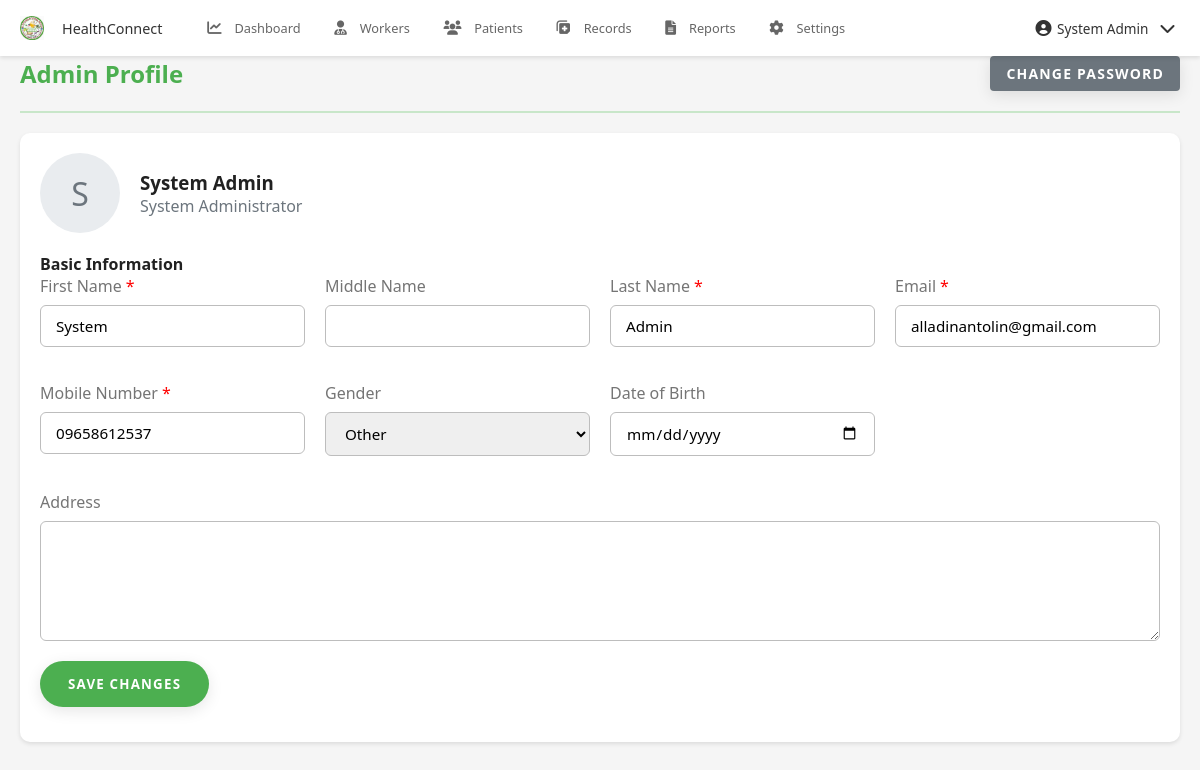
Screenshot of /pages/admin/profile.php (signed in) with the database file from the repository.
### tables this page shows
CREATE TABLE `users` (
  `user_id` int(11) NOT NULL,
  `role_id` int(11) DEFAULT NULL,
  `username` varchar(50) NOT NULL,
  `email` varchar(100) NOT NULL,
  `password` varchar(255) NOT NULL,
  `mobile_number` varchar(20) DEFAULT NULL,
  `first_name` varchar(100) NOT NULL,
  `middle_name` varchar(100) DEFAULT NULL,
  `last_name` varchar(100) NOT NULL,
  `gender` enum('Male','Female','Other') DEFAULT NULL,
  `date_of_birth` date DEFAULT NULL,
  `address` text DEFAULT NULL,
  `profile_picture` varchar(255) DEFAULT NULL,
  `is_active` tinyint(1) DEFAULT 1,
  `last_login` datetime DEFAULT NULL,
  `otp` varchar(6) DEFAULT NULL,
  `otp_expiry` datetime DEFAULT NULL,
  `created_at` timestamp NOT NULL DEFAULT current_timestamp(),
  `updated_at` timestamp NOT NULL DEFAULT current_timestamp() ON UPDATE current_timestamp()
);

### pages/admin/profile.php (the view, shortened to what this page needs)
<?php
$database = new Database();
$conn = $database->getConnection();
try {
    $user_query = "SELECT u.* FROM users u
                  JOIN user_roles r ON u.role_id = r.role_id
                  WHERE u.user_id = :user_id AND r.role_name = 'admin'";
    $stmt = $conn->prepare($user_query);
    $stmt->execute([':user_id' => $_SESSION['user_id']]);
    $user = $stmt->fetch(PDO::FETCH_ASSOC);
} catch (Exception $e) {
    $error_message = "Error loading profile: " . $e->getMessage();
}
?>
<!DOCTYPE html>
<html lang="en">
<head>
    <?php include '../../includes/header_links.php'; ?>
</head>
<body>
    <?php include '../../includes/navbar.php'; ?>
    <div class="container">
        <div class="dashboard-header">
            <h2>Admin Profile</h2>
            <div>
                <a href="change_password.php" class="btn btn-secondary">Change Password</a>
            </div>
        </div>
        <form method="POST" class="profile-section">
            <div class="profile-header">
                <div class="profile-avatar">
                    <?php echo strtoupper(substr($user['first_name'], 0, 1)); ?>
                </div>
                <div>
                    <h3><?php echo htmlspecialchars($user['first_name'] . ' ' . $user['last_name']); ?></h3>
                    <p class="text-muted">System Administrator</p>
                </div>
            </div>
            <h4>Basic Information</h4>
            <div class="form-row">
                <div class="form-group">
                    <label class="required" for="first_name">First Name</label>
                    <input type="text" id="first_name" name="first_name" class="form-control"
                           value="<?php echo htmlspecialchars($user['first_name']); ?>" required>
                </div>
                <div class="form-group">
                    <label for="middle_name">Middle Name</label>
                    <input type="text" id="middle_name" name="middle_name" class="form-control"
                           value="<?php echo htmlspecialchars($user['middle_name']); ?>">
                </div>
                <div class="form-group">
                    <label class="required" for="last_name">Last Name</label>
                    <input type="text" id="last_name" name="last_name" class="form-control"
                           value="<?php echo htmlspecialchars($user['last_name']); ?>" required>
                </div>
                <div class="form-group">
                    <label class="required" for="email">Email</label>
                    <input type="email" id="email" name="email" class="form-control"
                           value="<?php echo htmlspecialchars($user['email']); ?>" required>
                </div>
                <div class="form-group">
                    <label class="required" for="mobile_number">Mobile Number</label>
                    <input type="tel" id="mobile_number" name="mobile_number" class="form-control"
                           value="<?php echo htmlspecialchars($user['mobile_number']); ?>" required>
                </div>
                <div class="form-group">
                    <label for="gender">Gender</label>
                    <select id="gender" name="gender" class="form-control">
                        <option value="Other" <?php echo $user['gender'] === 'Other' ? 'selected' : ''; ?>>Other</option>
                    </select>
                </div>
                <div class="form-group">
                    <label for="date_of_birth">Date of Birth</label>
                    <input type="date" id="date_of_birth" name="date_of_birth" class="form-control"
                           value="<?php echo htmlspecialchars($user['date_of_birth']); ?>">
                </div>
            </div>
            <div class="form-group">
                <label for="address">Address</label>
                <textarea id="address" name="address" class="form-control" rows="3"><?php echo htmlspecialchars($user['address']); ?></textarea>
            </div>
            <div class="form-group text-right">
                <button type="submit" class="btn btn-primary">Save Changes</button>
            </div>
        </form>
    </div>
</body>
</html>

### assets/css/style.css (style rules this page uses)
:root { --primary-color: #4CAF50; --primary-dark: #388E3C; --primary-light: #C8E6C9; --accent-color: #FF5722; --text-primary: #212121; --text-secondary: #757575; --divider-color: #BDBDBD; --background-color: #F5F5F5; --white: #FFFFFF; --error: #F44336; --warning: #FFC107; --info: #2196F3; --success: #4CAF50; }
* { margin: 0; padding: 0; box-sizing: border-box; font-family: 'Poppins', 'Segoe UI', Arial, sans-serif; }
html, body { height: 100%; background-color: var(--background-color); color: var(--text-primary); font-size: 16px; overflow-x: hidden; }
a { color: var(--primary-dark); text-decoration: none; transition: color 0.3s ease; }
.container { width: 100%; max-width: 1200px; margin: 0 auto; padding: 0 20px; }
.btn { display: inline-block; padding: 14px 28px; background-color: var(--primary-color); color: var(--white); border-radius: 30px; font-weight: 600; text-transform: uppercase; letter-spacing: 1.2px; transition: all 0.3s ease; cursor: pointer; border: none; box-shadow: 0 4px 15px rgba(0,0,0,0.1); }
.form-group { margin-bottom: 20px; }
.form-group label { display: block; margin-bottom: 8px; font-weight: 500; color: var(--text-primary); }
.form-control { width: 100%; padding: 12px 15px; border: 1px solid var(--divider-color); border-radius: 4px; font-size: 1rem; transition: border-color 0.3s ease, box-shadow 0.3s ease; }
textarea.form-control { resize: vertical; min-height: 120px; }
.form-row { display: flex; gap: 20px; margin-bottom: 0; }
.form-group { margin-bottom: 25px; flex: 1; }
.form-control { width: 100%; padding: 15px; border: 1px solid #e0e0e0; border-radius: 8px; font-size: 1rem; transition: all 0.3s ease; }
.dashboard-header { display: flex; justify-content: space-between; align-items: center; margin-bottom: 30px; }
.dashboard-header h2 { color: var(--primary-color); }
.dashboard-header { display: flex; justify-content: space-between; align-items: center; margin-bottom: 30px; padding-bottom: 20px; border-bottom: 2px solid var(--primary-light); }
.form-group { margin-bottom: 15px; }
.form-group label { display: block; margin-bottom: 8px; color: var(--text-primary); font-weight: 500; }
.form-control { width: 100%; padding: 10px 15px; border: 1px solid var(--divider-color); border-radius: 6px; font-size: 0.95rem; transition: border-color 0.3s ease; }
.form-group label { display: block; margin-bottom: 8px; color: var(--text-secondary); font-weight: 500; }
.text-muted { color: #6c757d !important; }
body { padding-top: 60px; padding-bottom: 70px; }

### pages/admin/profile.php (style rules this page uses)
.profile-section { background: #fff; border-radius: 10px; padding: 20px; margin-bottom: 20px; box-shadow: 0 2px 4px rgba(0,0,0,0.1); }
.profile-header { display: flex; align-items: center; margin-bottom: 20px; }
.profile-avatar { width: 80px; height: 80px; border-radius: 50%; background: #e9ecef; display: flex; align-items: center; justify-content: center; margin-right: 20px; font-size: 2em; color: #6c757d; }
.form-row { display: grid; grid-template-columns: repeat(auto-fit, minmax(250px, 1fr)); gap: 20px; margin-bottom: 20px; }
.required::after { content: "*"; color: red; margin-left: 4px; }
.dashboard-header { display: flex; justify-content: space-between; align-items: center; margin-bottom: 20px; }
.btn-secondary { background-color: #6c757d; color: white; padding: 8px 16px; text-decoration: none; border-radius: 4px; border: none; font-size: 14px; }

### includes/navbar.php (style rules this page uses)
body { padding-top: 48px; padding-bottom: 56px; }
@media (min-width: 769px) { body { padding-bottom: 0; } }
@media (min-width: 769px) { body { padding-top: 56px; } }

### rows the page displays
users: first_name "S", first_name+last_name "System Admin", first_name "System", last_name "Admin", email "alladinantolin@gmail.com", mobile_number "09658612537", gender "Other"
